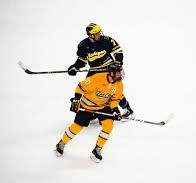
#> input picture Chapter2/exercise/hockey.jpg, 196 x 183 px
$ python exercise2_4.py
#> lines starting #> are read from the running program, lines starting #| are printed output that depends on the picture
import cv2 as cv
import sys

img = cv.imread('hockey.jpg')
#> img is the input picture: shape (183, 196, 3); mean B, G, R 214.1, 221.1, 225.5

if img is None:
    sys.exit('파일을 찾을 수 없습니다.')

img_0 = cv.resize(img, dsize=(0, 0), fx=0.1, fy=0.1)
img_1 = cv.resize(img, dsize=(0, 0), fx=0.2, fy=0.2)
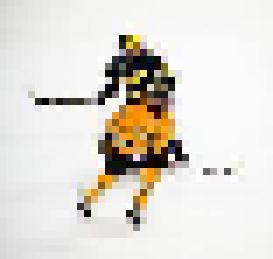
#> img_1: shape (37, 39, 3) (shown 7 times larger); mean B, G, R 213.3, 220.5, 224.8
img_2 = cv.resize(img, dsize=(0, 0), fx=0.3, fy=0.3)
img_3 = cv.resize(img, dsize=(0, 0), fx=0.4, fy=0.4)
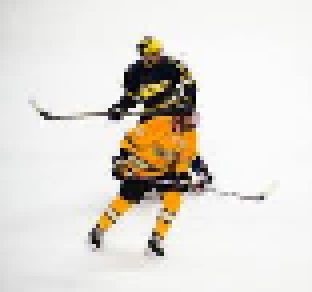
#> img_3: shape (73, 78, 3) (shown 4 times larger); mean B, G, R 213.7, 220.8, 225.2
img_4 = cv.resize(img, dsize=(0, 0), fx=0.5, fy=0.5)
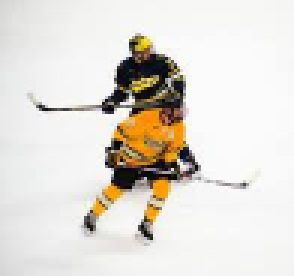
#> img_4: shape (92, 98, 3) (shown 3 times larger); mean B, G, R 214.3, 221.3, 225.6
img_5 = cv.resize(img, dsize=(0, 0), fx=0.6, fy=0.6)
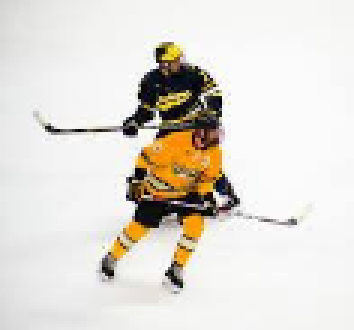
#> img_5: shape (110, 118, 3) (shown 3 times larger); mean B, G, R 214.2, 221.1, 225.5
img_6 = cv.resize(img, dsize=(0, 0), fx=0.7, fy=0.7)
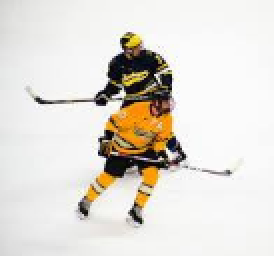
#> img_6: shape (128, 137, 3) (shown 2 times larger); mean B, G, R 214, 221, 225.4
img_7 = cv.resize(img, dsize=(0, 0), fx=0.8, fy=0.8)
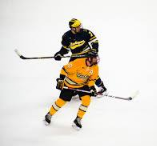
#> img_7: shape (146, 157, 3); mean B, G, R 214.1, 221.1, 225.5
img_8 = cv.resize(img, dsize=(0, 0), fx=0.9, fy=0.9)
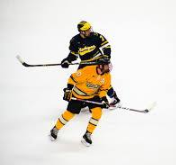
#> img_8: shape (165, 176, 3); mean B, G, R 214, 221, 225.4
img_9 = cv.resize(img, dsize=(0, 0), fx=1, fy=1)

cv.imshow('img x 0.1', img_0)
cv.imshow('img x 0.2', img_1)
cv.imshow('img x 0.3', img_2)
cv.imshow('img x 0.4', img_3)
cv.imshow('img x 0.5', img_4)
cv.imshow('img x 0.6', img_5)
cv.imshow('img x 0.7', img_6)
cv.imshow('img x 0.8', img_7)
cv.imshow('img x 0.9', img_8)
cv.imshow('img x 1.0', img_9)

key = cv.waitKey()
#> (key q is pressed here)
if key == ord('q'):
    cv.destroyAllWindows()
